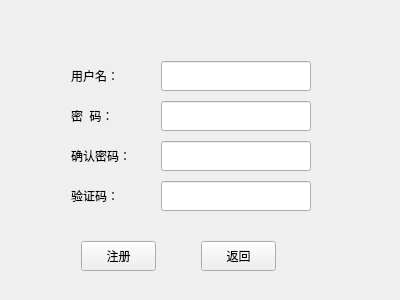
<?xml version="1.0" encoding="UTF-8"?>
<ui version="4.0">
 <class>Widget</class>
 <widget class="QWidget" name="Widget">
  <property name="geometry">
   <rect>
    <x>0</x>
    <y>0</y>
    <width>400</width>
    <height>300</height>
   </rect>
  </property>
  <property name="windowTitle">
   <string>Widget</string>
  </property>
  <layout class="QGridLayout" name="gridLayout">
   <item row="0" column="0">
    <widget class="QStackedWidget" name="stackedWidget">
     <property name="currentIndex">
      <number>1</number>
     </property>
     <widget class="QWidget" name="page">
      <widget class="QLabel" name="label_Id">
       <property name="geometry">
        <rect>
         <x>50</x>
         <y>70</y>
         <width>60</width>
         <height>30</height>
        </rect>
       </property>
       <property name="text">
        <string>用户名：</string>
       </property>
      </widget>
      <widget class="QLabel" name="label_Pwd">
       <property name="geometry">
        <rect>
         <x>50</x>
         <y>110</y>
         <width>60</width>
         <height>30</height>
        </rect>
       </property>
       <property name="text">
        <string>密  码：</string>
       </property>
      </widget>
      <widget class="QLineEdit" name="lineEdit_Id">
       <property name="geometry">
        <rect>
         <x>140</x>
         <y>70</y>
         <width>150</width>
         <height>30</height>
        </rect>
       </property>
      </widget>
      <widget class="QLineEdit" name="lineEdit_Pwd">
       <property name="geometry">
        <rect>
         <x>140</x>
         <y>110</y>
         <width>150</width>
         <height>30</height>
        </rect>
       </property>
      </widget>
      <widget class="QPushButton" name="pushButton_Login">
       <property name="geometry">
        <rect>
         <x>80</x>
         <y>190</y>
         <width>75</width>
         <height>30</height>
        </rect>
       </property>
       <property name="text">
        <string>登录</string>
       </property>
      </widget>
      <widget class="QPushButton" name="pushButton_Regist">
       <property name="geometry">
        <rect>
         <x>200</x>
         <y>190</y>
         <width>75</width>
         <height>30</height>
        </rect>
       </property>
       <property name="text">
        <string>注册</string>
       </property>
      </widget>
     </widget>
     <widget class="QWidget" name="page_2">
      <widget class="QPushButton" name="pushButton_Back_2">
       <property name="geometry">
        <rect>
         <x>190</x>
         <y>230</y>
         <width>75</width>
         <height>30</height>
        </rect>
       </property>
       <property name="text">
        <string>返回</string>
       </property>
      </widget>
      <widget class="QLabel" name="label_Pwd_2">
       <property name="geometry">
        <rect>
         <x>60</x>
         <y>90</y>
         <width>60</width>
         <height>30</height>
        </rect>
       </property>
       <property name="text">
        <string>密  码：</string>
       </property>
      </widget>
      <widget class="QLineEdit" name="lineEdit_Pwd_2">
       <property name="geometry">
        <rect>
         <x>150</x>
         <y>90</y>
         <width>150</width>
         <height>30</height>
        </rect>
       </property>
      </widget>
      <widget class="QPushButton" name="pushButton_Regist_2">
       <property name="geometry">
        <rect>
         <x>70</x>
         <y>230</y>
         <width>75</width>
         <height>30</height>
        </rect>
       </property>
       <property name="text">
        <string>注册</string>
       </property>
      </widget>
      <widget class="QLineEdit" name="lineEdit_Id_2">
       <property name="geometry">
        <rect>
         <x>150</x>
         <y>50</y>
         <width>150</width>
         <height>30</height>
        </rect>
       </property>
      </widget>
      <widget class="QLabel" name="label_Id_2">
       <property name="geometry">
        <rect>
         <x>60</x>
         <y>50</y>
         <width>60</width>
         <height>30</height>
        </rect>
       </property>
       <property name="text">
        <string>用户名：</string>
       </property>
      </widget>
      <widget class="QLabel" name="label_PwdSure_2">
       <property name="geometry">
        <rect>
         <x>60</x>
         <y>130</y>
         <width>60</width>
         <height>30</height>
        </rect>
       </property>
       <property name="text">
        <string>确认密码：</string>
       </property>
      </widget>
      <widget class="QLineEdit" name="lineEdit_PwdSure_2">
       <property name="geometry">
        <rect>
         <x>150</x>
         <y>130</y>
         <width>150</width>
         <height>30</height>
        </rect>
       </property>
      </widget>
      <widget class="QLineEdit" name="lineEdit_Check_2">
       <property name="geometry">
        <rect>
         <x>150</x>
         <y>170</y>
         <width>150</width>
         <height>30</height>
        </rect>
       </property>
      </widget>
      <widget class="QLabel" name="label_Check_2">
       <property name="geometry">
        <rect>
         <x>60</x>
         <y>170</y>
         <width>60</width>
         <height>30</height>
        </rect>
       </property>
       <property name="text">
        <string>验证码：</string>
       </property>
      </widget>
     </widget>
    </widget>
   </item>
  </layout>
 </widget>
 <layoutdefault spacing="6" margin="11"/>
 <resources/>
 <connections/>
</ui>
